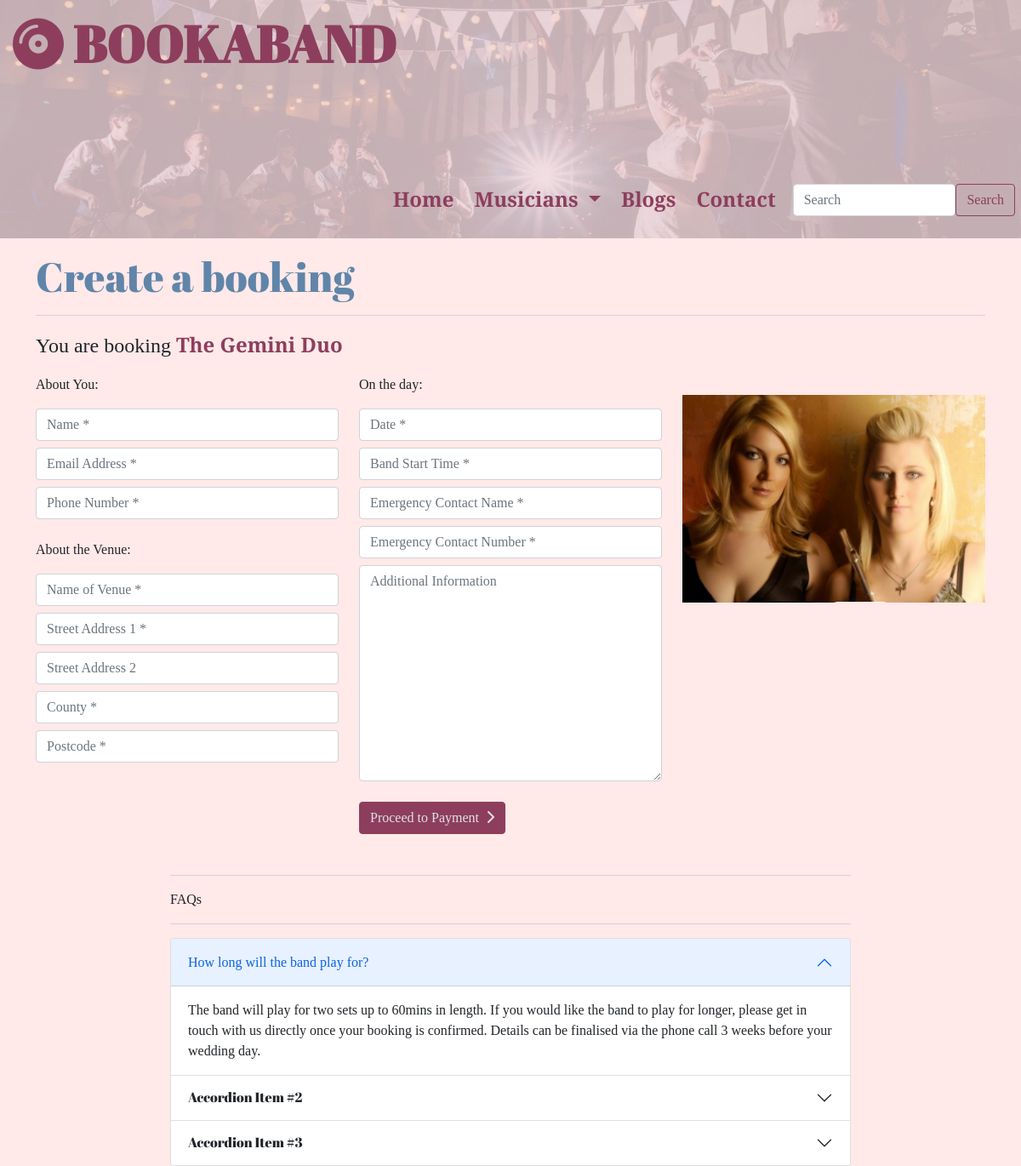
/bookings/new_booking/3/, run on the app's committed database.
### bands/models.py (models this page shows, shortened)
class Band(models.Model):
    category = models.ForeignKey(
        'Category', null=True, blank=True, on_delete=models.SET_NULL)
    name = models.CharField(max_length=24)
    price = models.IntegerField()
    rating = models.DecimalField(max_digits=2, decimal_places=1)
    location = models.CharField(max_length=18)
    image_one = models.ImageField(null=True, blank=True)
    image_two = models.ImageField(null=True, blank=True)
    image_three = models.ImageField(null=True, blank=True)
    image_four = models.ImageField(null=True, blank=True)
    biography = models.TextField()

### bookings/views.py (the view, shortened to what this page needs)
# urls.py: path('new_booking/<int:band_id>/', views.new_booking, name='new_booking'),
def new_booking(request, band_id):
    band = get_object_or_404(Band, pk=band_id)
    form = BookingForm()
    context = {
            'band': band,
            'form': form,
            }
    return render(request, 'bookings/new_booking.html', context)

### bookings/templates/bookings/new_booking.html (shortened to what this page needs)
{% extends "base.html" %}
{% load static %}
{% block page_header %}
<h2 class="text-d-blue mt-3">Create a booking</h2>
<hr>
{% endblock %}
{% block content %}
<div>
  <p class="subheading">You are booking <strong class="text-d-pink">{{ band.name }}</strong></p>
</div>
<form method="POST" action="{% url 'new_booking' band.id %}">
  <div class="row">
    <div class="col-12 col-lg-4">
      <p>About You:</p>
      {{ form.client_name | as_crispy_field }}
      {{ form.email | as_crispy_field }}
      {{ form.contact_number | as_crispy_field }}
      <p class="mt-4">About the Venue:</p>
      {{ form.venue_name | as_crispy_field }}
      {{ form.venue_address1 | as_crispy_field }}
      {{ form.venue_address2 | as_crispy_field }}
      {{ form.county | as_crispy_field }}
      {{ form.postcode | as_crispy_field }}
    </div>
    <div class="col-12 col-lg-4">
      <p>On the day:</p>
      {{ form.wedding_date | as_crispy_field }}
      {{ form.start_time | as_crispy_field }}
      {{ form.emergency_contact | as_crispy_field }}
      {{ form.emergency_phone | as_crispy_field }}
      {{ form.additional_information | as_crispy_field }}
      <button type="submit" class="btn btn-primary mt-3">Proceed to Payment
        <i class="fas fa-chevron-right ms-1"></i>
      </button>
    </div>
    <div class="col-12 col-lg-4">
      <img src="{{ band.image_one.url }}" alt="{{ band.name }}" class="w-100 pt-4">
    </div>
  </div>
</form>
<div class="terms mx-auto">
  <hr class="mt-5">
  <p>FAQs</p>
  <hr>
  <div class="accordion" id="accordionExample">
    <div class="accordion-item">
      <p class="accordion-header" id="headingOne">
        <button class="accordion-button" type="button" data-bs-toggle="collapse" data-bs-target="#collapseOne"
          aria-expanded="true" aria-controls="collapseOne">
          How long will the band play for?
        </button>
      </p>
      <div id="collapseOne" class="accordion-collapse collapse show" aria-labelledby="headingOne"
        data-bs-parent="#accordionExample">
        <div class="accordion-body">
          The band will play for two sets up to 60mins in length. If you would like the band to play for longer, please
          get in touch with us directly once your booking is confirmed. Details can be finalised via the phone call 3
          weeks before your wedding day.
        </div>
      </div>
    </div>
    <div class="accordion-item">
      <h2 class="accordion-header" id="headingTwo">
        <button class="accordion-button collapsed" type="button" data-bs-toggle="collapse" data-bs-target="#collapseTwo"
          aria-expanded="false" aria-controls="collapseTwo">
          Accordion Item #2
        </button>
      </h2>
    </div>
    <div class="accordion-item">
      <h2 class="accordion-header" id="headingThree">
        <button class="accordion-button collapsed" type="button" data-bs-toggle="collapse"
          data-bs-target="#collapseThree" aria-expanded="false" aria-controls="collapseThree">
          Accordion Item #3
        </button>
      </h2>
    </div>
  </div>
</div>
{% endblock %}

### static/css/base.css (style rules this page uses)
html { height: 100%; }
body { font-family: 'Playfair Display', serif; background: #ffe9e9; }
.text-d-pink { color: #8d3e5d }
.text-d-blue { color: #6085A9; }
.btn-primary { color: #E0E0E6; background-color: #8d3e5d; border: 1px solid #8d3e5d; }
hr { color: #6085A9; border: 0; margin: 16px 0px; }
h2 { font-family: 'Abril Fatface', cursive; font-size: 48px; }
.subheading { font-size: 24px; }
.booking-form-field { margin: 8px 0px; max-width: 400px; }
.terms { max-width: 800px; }

### data on the page
Band: name "The Gemini Duo", image_one (picture)
